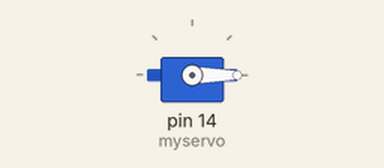
This sketch was run on a simulated Arduino Uno, built with avr-gcc and run on an emulated ATmega328P. Shown: servo. What the sketch prints to the serial monitor is not drawn.

Above: at 0.05 s.
At 1.75 s:
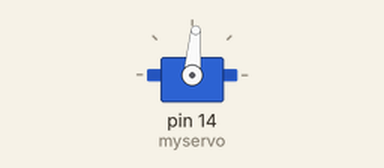
At 3.45 s:
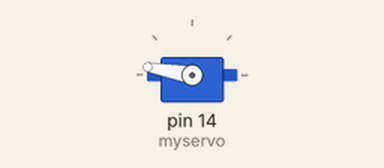
At 6.9 s:
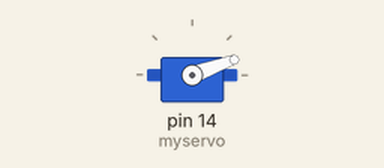
Timing chart, 0 to 9.4 s (numbered marks = the images above):
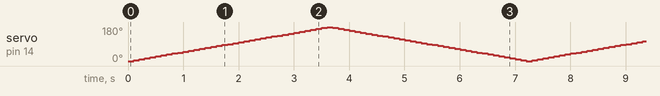

The sketch:

Servo.ino
```cpp
#include <Servo.h>
Servo myservo;  // create servo object to control a servo

void setup() {
  Serial.begin(9600);
  Serial.println("启动了");

  myservo.attach(14, 500, 2500);

}

void loop() {
  for (int i = 0 ; i < 180 ; i = i + 5) {
    myservo.write(i);
    delay(100);
  }
  for (int i = 0 ; i < 180 ; i = i + 5) {
    myservo.write(180 - i);
    delay(100);
  }
}
```
